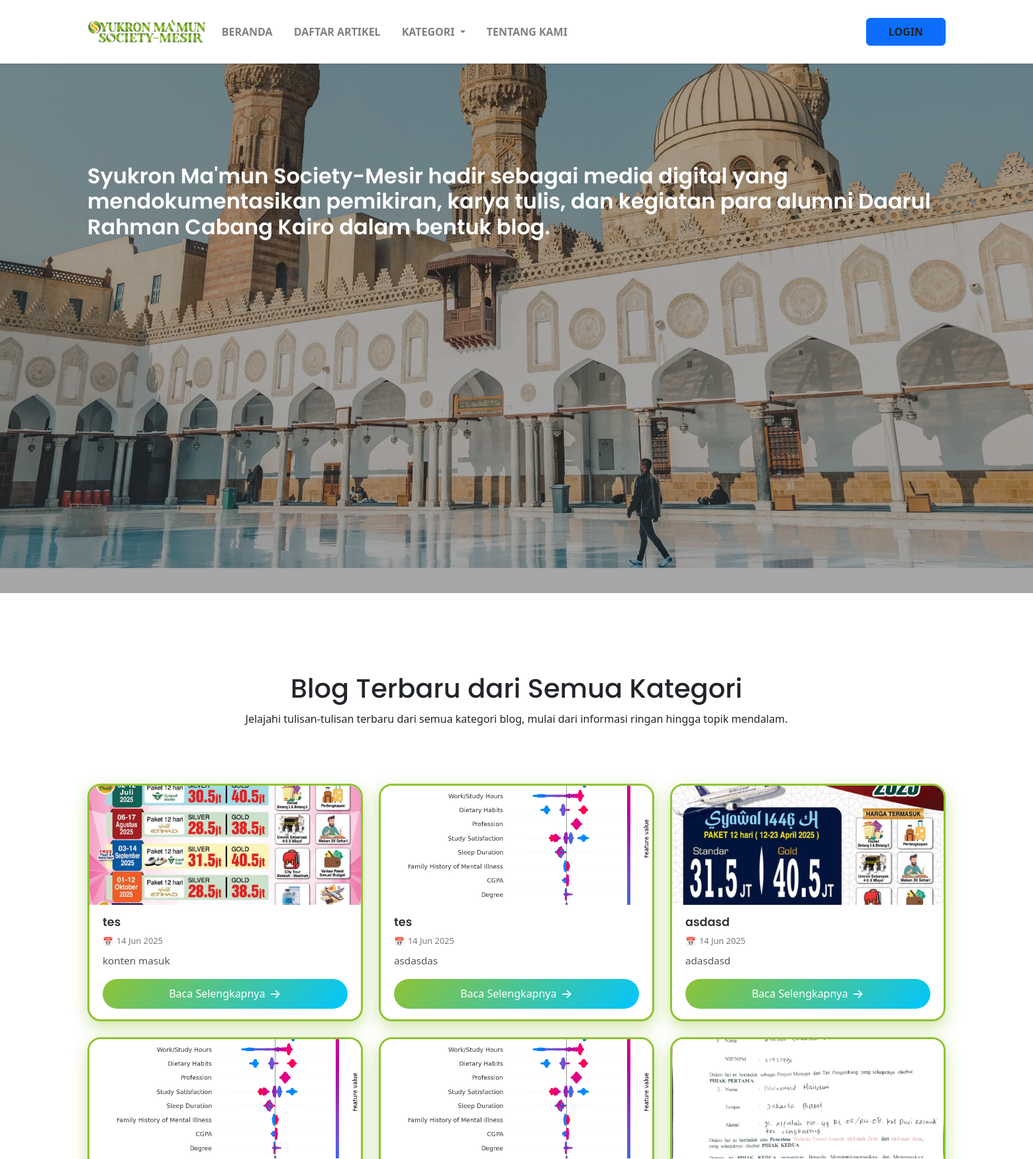
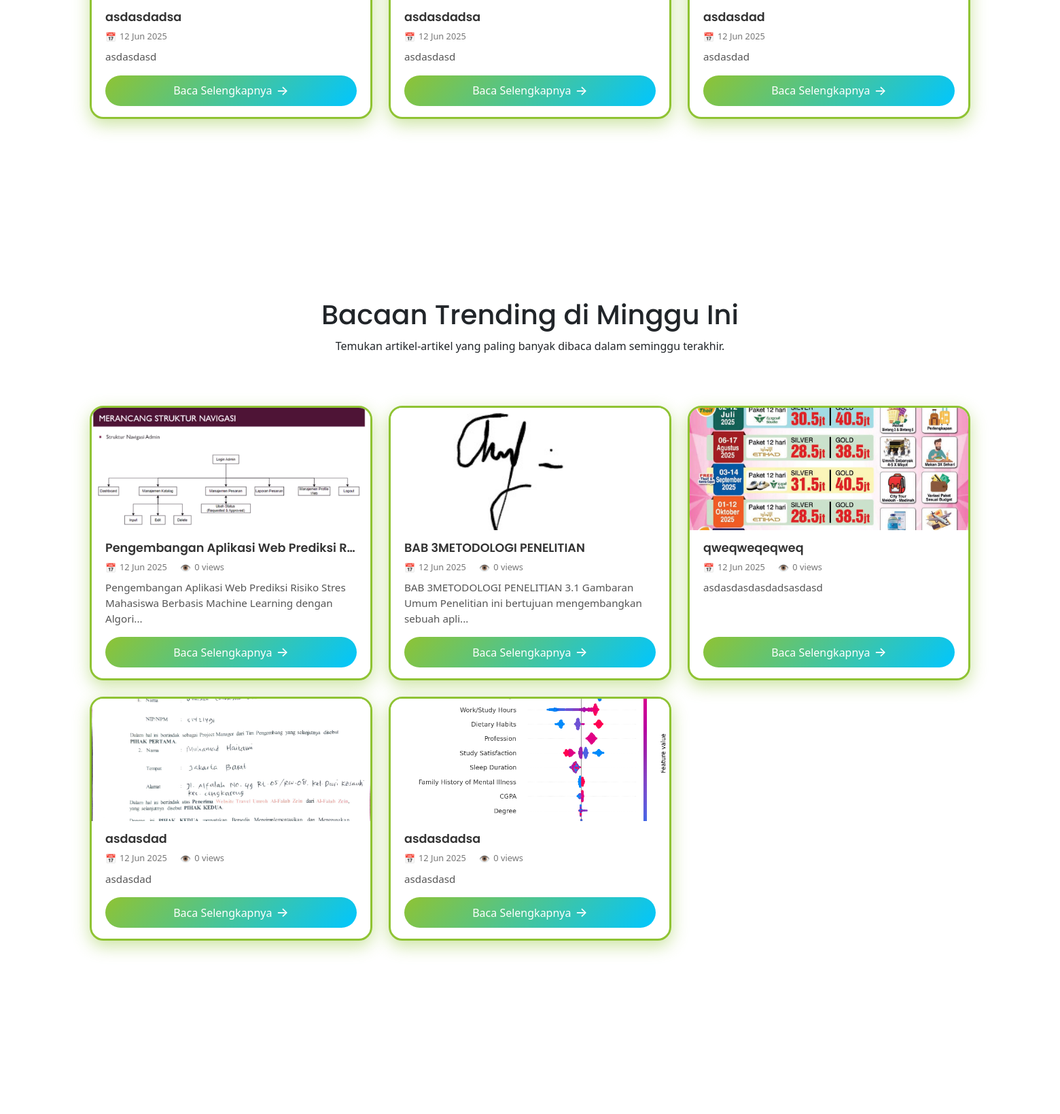
The page / (upper part) on the database its author committed (2 pictures, top to bottom).
### tables this page shows
CREATE TABLE IF NOT EXISTS `blogs` (
  `id` int NOT NULL AUTO_INCREMENT,
  `title` varchar(255) NOT NULL,
  `content` text NOT NULL,
  `image` varchar(255) DEFAULT NULL,
  `document` varchar(255) DEFAULT NULL,
  `created_at` timestamp NULL DEFAULT CURRENT_TIMESTAMP,
  `category_id` int DEFAULT NULL,
  `author_id` int DEFAULT NULL,
  `author_type` enum('admin','user') DEFAULT NULL,
  `status` enum('draft','published') DEFAULT 'draft',
  `views` int NOT NULL DEFAULT '0',
  PRIMARY KEY (`id`)
);

### index.php (the view, shortened to what this page needs)
<?php
include './bloging/config.php';
$query_latest = "SELECT * FROM blogs
                --  WHERE status = 'published'
                 ORDER BY created_at DESC
                 LIMIT 6";
$result_latest = mysqli_query($conn, $query_latest);
$seven_days_ago = date('Y-m-d H:i:s', strtotime('-7 days'));
$query_trending = "SELECT * FROM blogs
                   WHERE created_at >= '$seven_days_ago'
                   AND status = 'published'
                   ORDER BY views DESC
                   LIMIT 5";
$result_trending = mysqli_query($conn, $query_trending);
?>
<!DOCTYPE html>
<html lang="zxx" class="no-js">
<head>
  <link rel="stylesheet" href="css/linearicons.css" />
  <link rel="stylesheet" href="css/font-awesome.min.css" />
  <link rel="stylesheet" href="css/bootstrap.css" />
  <link rel="stylesheet" href="css/owl.carousel.css" />
  <link rel="stylesheet" href="css/main.css" />
</head>
<body>
  <?php include './components/navbar.php'; ?>
  <section
    class="banner-area relative"
    id="home"
    data-parallax="scroll"
    data-image-src="img/header-bg.jpg">
    <div class="overlay-bg overlay"></div>
    <div class="container">
      <div class="row fullscreen">
        <div
          class="banner-content d-flex align-items-center col-lg-12 col-md-12">
          <h1>
           Syukron Ma'mun Society-Mesir hadir sebagai media digital yang mendokumentasikan pemikiran, karya tulis, dan kegiatan para alumni Daarul Rahman Cabang Kairo dalam bentuk blog.
          </h1>
        </div>
        <div
          class="head-bottom-meta d-flex justify-content-between align-items-end col-lg-12">
          <div class="col-lg-6 flex-row d-flex meta-left no-padding">
          </div>
          <div
            class="col-lg-6 flex-row d-flex meta-right no-padding justify-content-end">
          </div>
        </div>
      </div>
    </div>
  </section>
  <section class="category-area section-gap" id="news">
    <div class="container">
      <div class="row d-flex justify-content-center">
        <div class="menu-content pb-70 col-lg-8">
          <div class="title text-center">
            <h1 class="mb-10">Blog Terbaru dari Semua Kategori</h1>
            <p>
              Jelajahi tulisan-tulisan terbaru dari semua kategori blog, mulai dari informasi ringan hingga topik mendalam.
            </p>
          </div>
        </div>
      </div>
      <div class="row">
        <?php while ($row = mysqli_fetch_assoc($result_latest)): ?>
          <div class="col-md-4 mb-4">
            <div class="card h-100">
              <?php if ($row['image']): ?>
                <img src="bloging/uploads/<?= htmlspecialchars(basename($row['image'])) ?>" class="card-img-top" alt="Blog Image">
              <?php else: ?>
                <img src="https://via.placeholder.com/400x200?text=No+Image" class="card-img-top" alt="No Image">
              <?php endif; ?>
              <div class="card-body d-flex flex-column">
                <h5 class="text-truncate" title="<?= strip_tags($row['title']) ?>">
                  <?= mb_strimwidth(strip_tags($row['title']), 0, 60, '...') ?>
                </h5>
                <div class="meta-info mb-2">
                  <span class="icon">📅</span><?= date('d M Y', strtotime($row['created_at'])) ?>
                </div>
                <p class="card-text mb-3"><?= mb_strimwidth(strip_tags($row['content']), 0, 100, '...') ?></p>
                <a href="view_detail.php?id=<?= $row['id']; ?>" class="btn btn-read-more mt-auto">
                  Baca Selengkapnya <span>&rarr;</span>
                </a>
              </div>
            </div>
          </div>
        <?php endwhile; ?>
      </div>
    </div>
  </section>
 <section class="fashion-area section-gap" id="fashion">
    <div class="container">
        <div class="row d-flex justify-content-center">
            <div class="menu-content pb-60 col-lg-10">
                <div class="title text-center">
                    <h1 class="mb-10">Bacaan Trending di Minggu Ini</h1>
                    <p>Temukan artikel-artikel yang paling banyak dibaca dalam seminggu terakhir.</p>
                </div>
            </div>
        </div>
        <div class="row">
            <?php if ($result_trending && mysqli_num_rows($result_trending) > 0): ?>
                <?php while ($row = mysqli_fetch_assoc($result_trending)): ?>
                    <div class="col-lg-4 col-md-6 mb-4">
                        <div class="card h-100">
                            <?php if ($row['image']): ?>
                                <img src="bloging/uploads/<?= htmlspecialchars(basename($row['image'])) ?>" class="card-img-top" alt="Blog Image">
                            <?php else: ?>
                                <img src="https://via.placeholder.com/400x200?text=No+Image" class="card-img-top" alt="No Image">
                            <?php endif; ?>
                            <div class="card-body d-flex flex-column">
                                <h5 class="text-truncate" title="<?= strip_tags($row['title']) ?>">
                                    <?= mb_strimwidth(strip_tags($row['title']), 0, 60, '...') ?>
                                </h5>
                                <div class="meta-info mb-2">
                                    <span class="icon">📅</span><?= date('d M Y', strtotime($row['created_at'])) ?>
                                    <span class="icon ms-3">👁️</span><?= number_format($row['views']) ?> views
                                </div>
                                <p class="card-text mb-3"><?= mb_strimwidth(strip_tags($row['content']), 0, 100, '...') ?></p>
                                <a href="view_detail.php?id=<?= $row['id'] ?>" class="btn btn-read-more mt-auto">
                                    Baca Selengkapnya <span>&rarr;</span>
                                </a>
                            </div>
                        </div>
                    </div>
                <?php endwhile; ?>
            <?php else: ?>
                <div class="col-12">
                    <div class="no-results">Belum ada artikel trending minggu ini.</div>
                </div>
            <?php endif; ?>
        </div>
    </div>
</section>
  <section class="statistics-area section-gap" id="statistics">
  </section>
  <?php include './components/footer.php'; ?>
</body>
</html>

### css/main.css (style rules this page uses)
body { color:#777;font-family:"Poppins",sans-serif;font-size:14px;font-weight:300;line-height:1.625em;position:relative }
a { -webkit-transition:all 0.3s ease 0s;-moz-transition:all 0.3s ease 0s;-o-transition:all 0.3s ease 0s;transition:all 0.3s ease 0s }
a,a:focus,a:hover { text-decoration:none;outline:0 }
h1,h2,h3,h4,h5,h6 { font-family:"Poppins",sans-serif;color:#222;line-height:1.2em !important;margin-bottom:0;margin-top:0;font-weight:600 }
h1,.h1 { font-size:36px }
h5,.h5 { font-size:16px }
.mb-10 { margin-bottom:10px }
.pb-60 { padding-bottom:60px }
.pb-70 { padding-bottom:70px }
.text-center { text-align:center }
.flex-column { -webkit-box-direction:normal;-webkit-box-orient:vertical;-webkit-flex-direction:column;-moz-flex-direction:column;-ms-flex-direction:column;flex-direction:column }
.relative { position:relative }
.overlay { position:absolute;left:0;right:0;top:0;bottom:0 }
.no-padding { padding:0 }
h1 { font-size:36px }
h5 { font-size:16px }
h1,h2,h3,h4,h5,h6 { line-height:1.5em }
body { position:relative }
.section-gap { padding:120px 0 }
.p1-gradient-bg,.primary-btn,.footer-social a:hover,.single-footer-widget .bb-btn,.generic-banner,.tags ul a:hover,.overlay,.about_widget button:hover,.tag_widget ul li a:hover,.top-section-area { background-image:-moz-linear-gradient(45deg, #62bdfc 0%, #8490ff 100%);background-image:-webkit-linear-gradient(45deg, #62bdfc 0%, #8490ff 100%);background-image:-ms-linear-gradient(45deg, #62bdfc 0%, #8490ff 100%) }
.banner-area .overlay { background:#222;opacity:.4 }
.banner-content { margin-top:25% }
.banner-content h1 { color:#fff;font-size:48px;font-weight:700;line-height:1.15em;margin-bottom:20px }
.head-bottom-meta { bottom:0px;color:#fff;padding-bottom:60px }
.overlay { position:absolute;top:0;bottom:0;left:0;right:0;height:100%;width:100%;opacity:0;transition:.5s ease }

### index.php (style rules this page uses)
.banner-area .banner-content h1 { font-size: 32px; line-height: 1.5; font-weight: 600; }
.card { transition: all 0.4s ease; border: 3px solid #8fc333; border-radius: 20px; overflow: hidden; background: rgba(255, 255, 255, 0.98); backdrop-filter: blur(6px); box-shadow: 0 8px 25px rgba(143, 195, 51, 0.45); position: relative; }
.card-img-top { height: 180px; object-fit: cover; transition: transform 0.3s ease; }
.card-body { padding: 1rem 1.25rem; }
.card-body h5 { font-weight: 600; font-size: 1.1rem; color: #333; }
.card-body p { font-size: 0.95rem; color: #555; }
.meta-info { font-size: 0.8rem; color: #777; }
.icon { margin-right: 5px; vertical-align: middle; color: #6c757d; }
.btn-read-more { background: linear-gradient(135deg, #8fc333, #00c6ff); color: white; padding: 8px 20px; border-radius: 30px; border: none; font-weight: 500; transition: all 0.3s ease; display: inline-flex; align-items: center; justify-content: center; gap: 6px; text-decoration: none; }
.btn-read-more span { font-size: 1.2rem; transition: transform 0.3s ease; }

### rows shown on the page
blogs: image (picture), title "tes", created_at "14 Jun 2025", content "konten masuk"
blogs: image (picture), title "tes", created_at "14 Jun 2025", content "asdasdas"
blogs: image (picture), title "asdasd", created_at "14 Jun 2025", content "adasdasd"
blogs: image (picture), title "asdasdadsa", created_at "12 Jun 2025", content "asdasdasd"
blogs: image (picture), title "asdasdadsa", created_at "12 Jun 2025", content "asdasdasd", views "0"
blogs: image (picture), title "asdasdad", created_at "12 Jun 2025", content "asdasdad", views "0"
blogs: image (picture), title "Pengembangan Aplikasi Web Prediksi R…", created_at "12 Jun 2025", views "0", content "Pengembangan Aplikasi Web Prediksi Risiko Stres Mahasiswa Berbasis Machine Learning dengan Algori..."
blogs: image (picture), title "BAB 3METODOLOGI PENELITIAN", created_at "12 Jun 2025", views "0", content "BAB 3METODOLOGI PENELITIAN 3.1 Gambaran Umum Penelitian ini bertujuan mengembangkan sebuah apli..."
blogs: image (picture), title "qweqweqeqweq", created_at "12 Jun 2025", views "0", content "asdasdasdasdadsasdasd"
